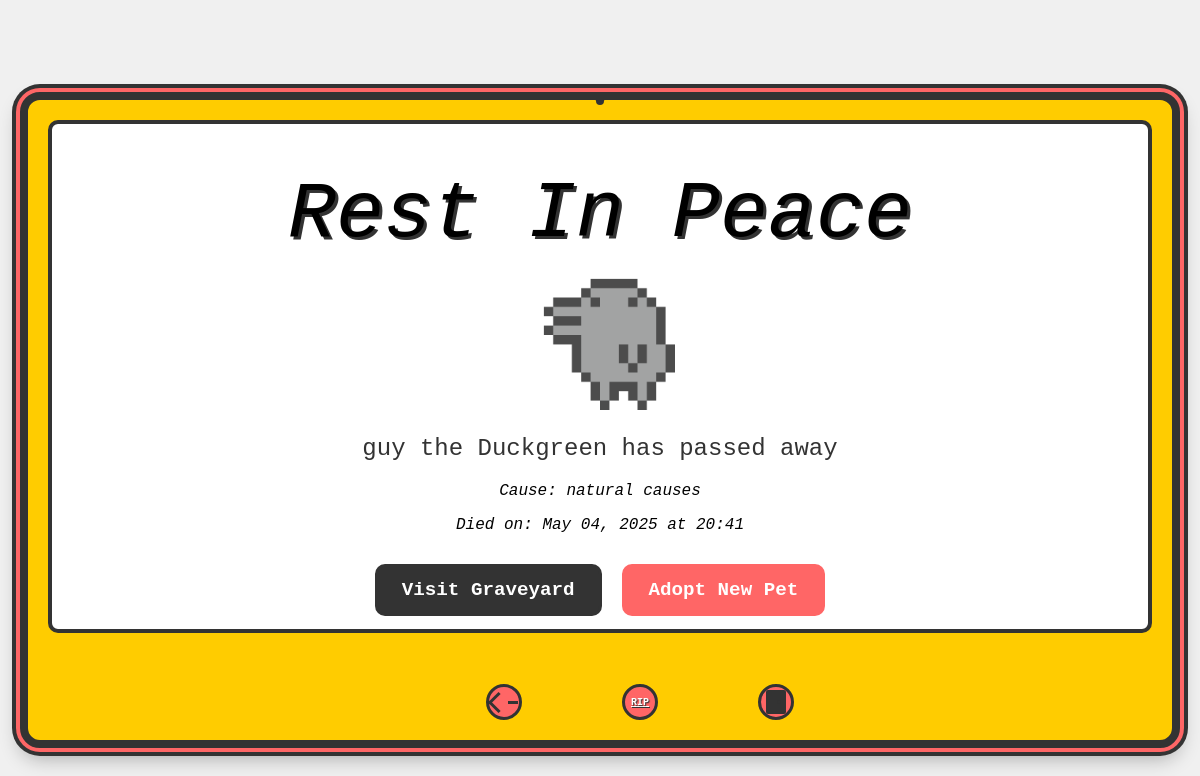
/death-screen (signed in), run on an earlier commit of the app's database.
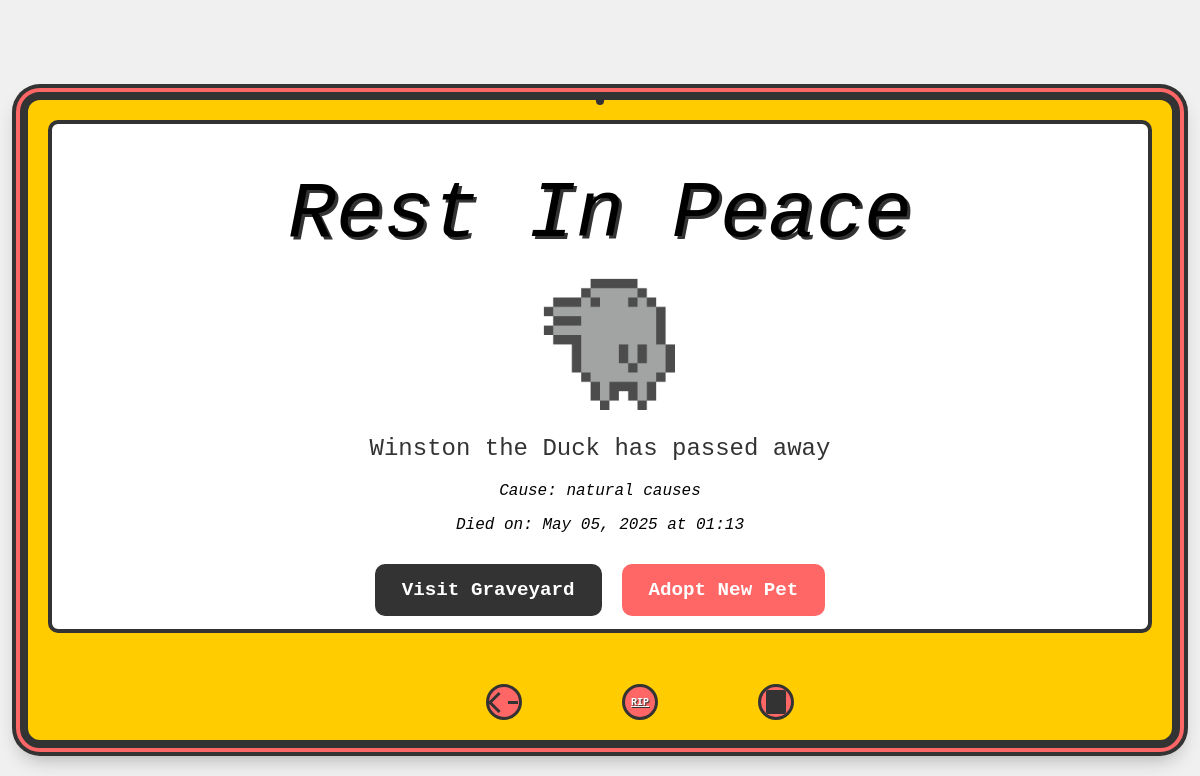
And on a later commit of the database.
### app/models.py (models this page shows)
class Graveyard(db.Model):
    id: so.Mapped[int] = so.mapped_column(primary_key=True)
    pet_name: so.Mapped[str] = so.mapped_column(sa.String(64))
    pet_type: so.Mapped[str] = so.mapped_column(sa.String(64))
    death_time: so.Mapped[datetime] = so.mapped_column(
        default=lambda: datetime.now(timezone.utc)
    )
    cause_of_death: so.Mapped[Optional[str]] = so.mapped_column(sa.String(100))
    original_pet_id: so.Mapped[int]
    user_id: so.Mapped[int] = so.mapped_column(sa.ForeignKey('user.id'))  # Add this
    user: so.Mapped['User'] = so.relationship(back_populates='graves')

### app/routes.py (the view)
@app.route('/death-screen')
@login_required
def death_screen():
    last_pet = Graveyard.query.filter_by(user_id=current_user.id)\
                             .order_by(Graveyard.death_time.desc())\
                             .first()
    return render_template('death_screen.html', pet=last_pet)

### app/routes.py (called while the page is built)
@login.user_loader
def load_user(user_id):
    return db.session.get(User, int(user_id))

### app/templates/death_screen.html (shortened to what this page needs)
{% extends "index.html" %}
{% block content %}
<div class="death-screen">
  <div class="rip-tombstone"><i>Rest In Peace</i></div>
  <img class="pet-image"
       src="../static/duckdeath.gif"
       alt="{{ pet.pet_name }}">
  <div class="death-message">
    {{ pet.pet_name }} the {{ pet.pet_type|title }} has passed away
  </div>
  <div class="dates">
    {% if pet.cause_of_death %}
      <p>Cause: {{ pet.cause_of_death }}</p>
    {% endif %}
    <p>Died on: {{ pet.death_time.strftime('%B %d, %Y at %H:%M') }}</p>
  </div>
  <div class="button-container">
    <button class="death-btn btn-graveyard" onclick="window.location.href='/graveyard'">
      Visit Graveyard
    </button>
    <button class="death-btn btn-adopt" onclick="window.location.href='/adopt'">
      Adopt New Pet
    </button>
  </div>
</div>
{% endblock %}

### app/templates/index.html (shortened to what this page needs)
<!DOCTYPE html>
<html>
<head>
</head>
<body>
    <div class="tamagotchi-container">
        <div class="tamagotchi-antenna"></div>
        <div class="tamagotchi-antenna-ball"></div>
        <div class="tamagotchi-screen" style="height: 475px; overflow: hidden;">
            {% block content %}{% endblock %}
        </div>
        <div class="tamagotchi-buttons">
        <div class="tamagotchi-button" id="back-button" title="Back & Refresh"></div>
        <a href="/graveyard" class="tamagotchi-button graveyard-button" title="Memorial">RIP</a>
        <a href="/logout" class="tamagotchi-button logout-button" title="Log Out"></a>
    </div>
    </div>
</body>
</html>

### app/templates/index.html (style rules this page uses)
body { font-family: 'Courier New', monospace; background-color: #f0f0f0; margin: 0; padding: 20px; display: flex; justify-content: center; align-items: center; min-height: 100vh; }
.tamagotchi-container { position: relative; width: 1200px; height: 600px; background-color: #ffcc00; border-radius: 20px; border: 8px solid #333; box-shadow: 0 0 0 4px #ff6666, 0 0 0 8px #333, 0 10px 20px rgba(0,0,0,0.3); padding: 20px; overflow: hidden; }
.tamagotchi-screen { background-color: white; border: 4px solid #333; border-radius: 10px; height: 475px; padding: 15px; margin-bottom: 20px; position: relative; overflow: hidden; }
.tamagotchi-buttons { display: flex; flex-direction: row; justify-content: center; align-items: flex-end; position: absolute; bottom: 20px; width: 100%; padding: 0 20px; gap: 100px; }
.tamagotchi-button { width: 30px; height: 30px; background-color: #ff6666; border-radius: 50%; border: 3px solid #333; cursor: pointer; position: relative; display: flex; justify-content: center; align-items: center; }
#back-button::before { content: ""; display: block; width: 12px; height: 12px; border-left: 3px solid #333; border-bottom: 3px solid #333; transform: rotate(45deg); margin-right: 2px; }
#back-button::after { content: ""; display: block; width: 10px; height: 3px; background-color: #333; }
.tamagotchi-antenna { position: absolute; top: -15px; left: 50%; transform: translateX(-50%); width: 8px; height: 20px; background-color: #333; border-radius: 4px; }
.tamagotchi-antenna-ball { position: absolute; top: -25px; left: 50%; transform: translateX(-50%); width: 20px; height: 20px; background-color: #ff6666; border-radius: 50%; border: 3px solid #333; }
.logout-button { position: relative; background-color: #ff6666; }
.logout-button::before, .logout-button::after { content: ""; position: absolute; background-color: #333; }
.logout-button::before { width: 16px; height: 20px; border: 2px solid #333; border-radius: 2px; top: 50%; left: 50%; transform: translate(-50%, -50%); }
.logout-button::after { width: 4px; height: 4px; border-radius: 50%; top: 50%; left: 60%; transform: translate(-50%, -50%); }
.graveyard-button { position: relative; display: flex; justify-content: center; align-items: center; font-family: 'Courier New', monospace; color: white; font-weight: bold; font-size: 10px; text-shadow: 1px 1px 1px #333; }

### app/templates/death_screen.html (style rules this page uses)
.death-screen { text-align: center; padding: 30px; animation: fadeIn 2s; }
.rip-tombstone { font-size: 5rem; margin: 0px 0; text-shadow: 3px 3px 0 #333; }
.pet-image { width: 150px; height: 150px; opacity: 0.7; margin: 0px auto; }
.death-message { font-size: 1.5rem; margin: 20px 0; color: #333; }
.dates { font-style: italic; margin: 10px 0; }
.button-container { margin-top: 30px; display: flex; justify-content: center; gap: 20px; flex-wrap: wrap; }
.death-btn { border: 3px solid #333; border-radius: 10px; padding: 12px 24px; font-size: 1.2rem; cursor: pointer; font-family: 'Courier New', monospace; font-weight: bold; transition: all 0.3s ease; min-width: 180px; }
.btn-graveyard { background-color: #333; color: white; }
.btn-adopt { background-color: #ff6666; color: white; border-color: #ff6666; }

What changed in the data, as far as the page shows it:
removed Graveyard: pet_name "guy", pet_type "Duckgreen", cause_of_death "natural causes", death_time "May 04, 2025 at 20:41"
now on this page (row edited): Graveyard: pet_name "Winston", pet_type "Duck", cause_of_death "natural causes", death_time "May 05, 2025 at 01:13"
